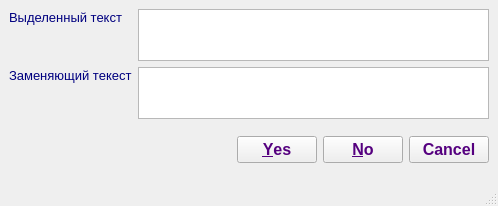
<?xml version="1.0" encoding="UTF-8"?>
<ui version="4.0">
 <class>Dialogue</class>
 <widget class="QMainWindow" name="Dialogue">
  <property name="geometry">
   <rect>
    <x>0</x>
    <y>0</y>
    <width>498</width>
    <height>183</height>
   </rect>
  </property>
  <property name="windowTitle">
   <string>MainWindow</string>
  </property>
  <widget class="QWidget" name="centralwidget">
   <layout class="QGridLayout" name="gridLayout">
    <item row="0" column="0">
     <layout class="QFormLayout" name="formLayout">
      <item row="0" column="0">
       <widget class="QLabel" name="label">
        <property name="sizePolicy">
         <sizepolicy hsizetype="Preferred" vsizetype="Fixed">
          <horstretch>0</horstretch>
          <verstretch>0</verstretch>
         </sizepolicy>
        </property>
        <property name="maximumSize">
         <size>
          <width>256</width>
          <height>17</height>
         </size>
        </property>
        <property name="palette">
         <palette>
          <active>
           <colorrole role="WindowText">
            <brush brushstyle="SolidPattern">
             <color alpha="255">
              <red>0</red>
              <green>0</green>
              <blue>127</blue>
             </color>
            </brush>
           </colorrole>
          </active>
          <inactive>
           <colorrole role="WindowText">
            <brush brushstyle="SolidPattern">
             <color alpha="255">
              <red>0</red>
              <green>0</green>
              <blue>127</blue>
             </color>
            </brush>
           </colorrole>
          </inactive>
          <disabled>
           <colorrole role="WindowText">
            <brush brushstyle="SolidPattern">
             <color alpha="255">
              <red>120</red>
              <green>120</green>
              <blue>120</blue>
             </color>
            </brush>
           </colorrole>
          </disabled>
         </palette>
        </property>
        <property name="font">
         <font>
          <pointsize>10</pointsize>
         </font>
        </property>
        <property name="text">
         <string>Выделенный текст</string>
        </property>
       </widget>
      </item>
      <item row="0" column="1">
       <widget class="QTextBrowser" name="txtBrowSource">
        <property name="sizePolicy">
         <sizepolicy hsizetype="Expanding" vsizetype="Preferred">
          <horstretch>0</horstretch>
          <verstretch>0</verstretch>
         </sizepolicy>
        </property>
        <property name="minimumSize">
         <size>
          <width>0</width>
          <height>52</height>
         </size>
        </property>
        <property name="maximumSize">
         <size>
          <width>1000000</width>
          <height>22</height>
         </size>
        </property>
        <property name="palette">
         <palette>
          <active>
           <colorrole role="WindowText">
            <brush brushstyle="SolidPattern">
             <color alpha="255">
              <red>0</red>
              <green>0</green>
              <blue>0</blue>
             </color>
            </brush>
           </colorrole>
           <colorrole role="Text">
            <brush brushstyle="SolidPattern">
             <color alpha="255">
              <red>0</red>
              <green>0</green>
              <blue>255</blue>
             </color>
            </brush>
           </colorrole>
          </active>
          <inactive>
           <colorrole role="WindowText">
            <brush brushstyle="SolidPattern">
             <color alpha="255">
              <red>0</red>
              <green>0</green>
              <blue>0</blue>
             </color>
            </brush>
           </colorrole>
           <colorrole role="Text">
            <brush brushstyle="SolidPattern">
             <color alpha="255">
              <red>0</red>
              <green>0</green>
              <blue>255</blue>
             </color>
            </brush>
           </colorrole>
          </inactive>
          <disabled>
           <colorrole role="WindowText">
            <brush brushstyle="SolidPattern">
             <color alpha="255">
              <red>120</red>
              <green>120</green>
              <blue>120</blue>
             </color>
            </brush>
           </colorrole>
           <colorrole role="Text">
            <brush brushstyle="SolidPattern">
             <color alpha="255">
              <red>120</red>
              <green>120</green>
              <blue>120</blue>
             </color>
            </brush>
           </colorrole>
          </disabled>
         </palette>
        </property>
        <property name="font">
         <font>
          <pointsize>12</pointsize>
         </font>
        </property>
       </widget>
      </item>
      <item row="1" column="0">
       <widget class="QLabel" name="label_2">
        <property name="sizePolicy">
         <sizepolicy hsizetype="Preferred" vsizetype="Fixed">
          <horstretch>0</horstretch>
          <verstretch>0</verstretch>
         </sizepolicy>
        </property>
        <property name="maximumSize">
         <size>
          <width>256</width>
          <height>17</height>
         </size>
        </property>
        <property name="palette">
         <palette>
          <active>
           <colorrole role="WindowText">
            <brush brushstyle="SolidPattern">
             <color alpha="255">
              <red>0</red>
              <green>0</green>
              <blue>127</blue>
             </color>
            </brush>
           </colorrole>
          </active>
          <inactive>
           <colorrole role="WindowText">
            <brush brushstyle="SolidPattern">
             <color alpha="255">
              <red>0</red>
              <green>0</green>
              <blue>127</blue>
             </color>
            </brush>
           </colorrole>
          </inactive>
          <disabled>
           <colorrole role="WindowText">
            <brush brushstyle="SolidPattern">
             <color alpha="255">
              <red>120</red>
              <green>120</green>
              <blue>120</blue>
             </color>
            </brush>
           </colorrole>
          </disabled>
         </palette>
        </property>
        <property name="font">
         <font>
          <pointsize>10</pointsize>
         </font>
        </property>
        <property name="text">
         <string>Заменяющий текест</string>
        </property>
       </widget>
      </item>
      <item row="1" column="1">
       <widget class="QTextBrowser" name="txtBrowReplace">
        <property name="sizePolicy">
         <sizepolicy hsizetype="Expanding" vsizetype="Expanding">
          <horstretch>0</horstretch>
          <verstretch>0</verstretch>
         </sizepolicy>
        </property>
        <property name="minimumSize">
         <size>
          <width>0</width>
          <height>52</height>
         </size>
        </property>
        <property name="maximumSize">
         <size>
          <width>1000000</width>
          <height>22</height>
         </size>
        </property>
        <property name="palette">
         <palette>
          <active>
           <colorrole role="WindowText">
            <brush brushstyle="SolidPattern">
             <color alpha="255">
              <red>0</red>
              <green>0</green>
              <blue>0</blue>
             </color>
            </brush>
           </colorrole>
           <colorrole role="Text">
            <brush brushstyle="SolidPattern">
             <color alpha="255">
              <red>0</red>
              <green>0</green>
              <blue>255</blue>
             </color>
            </brush>
           </colorrole>
          </active>
          <inactive>
           <colorrole role="WindowText">
            <brush brushstyle="SolidPattern">
             <color alpha="255">
              <red>0</red>
              <green>0</green>
              <blue>0</blue>
             </color>
            </brush>
           </colorrole>
           <colorrole role="Text">
            <brush brushstyle="SolidPattern">
             <color alpha="255">
              <red>0</red>
              <green>0</green>
              <blue>255</blue>
             </color>
            </brush>
           </colorrole>
          </inactive>
          <disabled>
           <colorrole role="WindowText">
            <brush brushstyle="SolidPattern">
             <color alpha="255">
              <red>120</red>
              <green>120</green>
              <blue>120</blue>
             </color>
            </brush>
           </colorrole>
           <colorrole role="Text">
            <brush brushstyle="SolidPattern">
             <color alpha="255">
              <red>120</red>
              <green>120</green>
              <blue>120</blue>
             </color>
            </brush>
           </colorrole>
          </disabled>
         </palette>
        </property>
        <property name="font">
         <font>
          <pointsize>12</pointsize>
         </font>
        </property>
       </widget>
      </item>
      <item row="2" column="0" colspan="2">
       <widget class="QDialogButtonBox" name="buttonBox">
        <property name="minimumSize">
         <size>
          <width>0</width>
          <height>50</height>
         </size>
        </property>
        <property name="maximumSize">
         <size>
          <width>16777215</width>
          <height>16777215</height>
         </size>
        </property>
        <property name="palette">
         <palette>
          <active>
           <colorrole role="ButtonText">
            <brush brushstyle="SolidPattern">
             <color alpha="255">
              <red>85</red>
              <green>0</green>
              <blue>127</blue>
             </color>
            </brush>
           </colorrole>
          </active>
          <inactive>
           <colorrole role="ButtonText">
            <brush brushstyle="SolidPattern">
             <color alpha="255">
              <red>85</red>
              <green>0</green>
              <blue>127</blue>
             </color>
            </brush>
           </colorrole>
          </inactive>
          <disabled>
           <colorrole role="ButtonText">
            <brush brushstyle="SolidPattern">
             <color alpha="255">
              <red>120</red>
              <green>120</green>
              <blue>120</blue>
             </color>
            </brush>
           </colorrole>
          </disabled>
         </palette>
        </property>
        <property name="font">
         <font>
          <pointsize>12</pointsize>
          <weight>75</weight>
          <bold>true</bold>
         </font>
        </property>
        <property name="toolTip">
         <string>&lt;html&gt;&lt;head/&gt;&lt;body&gt;&lt;p&gt;&lt;br/&gt;&lt;/p&gt;&lt;/body&gt;&lt;/html&gt;</string>
        </property>
        <property name="orientation">
         <enum>Qt::Horizontal</enum>
        </property>
        <property name="standardButtons">
         <set>QDialogButtonBox::Cancel|QDialogButtonBox::No|QDialogButtonBox::Yes</set>
        </property>
        <property name="centerButtons">
         <bool>false</bool>
        </property>
       </widget>
      </item>
     </layout>
    </item>
   </layout>
  </widget>
  <widget class="QMenuBar" name="menubar">
   <property name="geometry">
    <rect>
     <x>0</x>
     <y>0</y>
     <width>498</width>
     <height>18</height>
    </rect>
   </property>
  </widget>
  <widget class="QStatusBar" name="statusbar"/>
 </widget>
 <tabstops>
  <tabstop>txtBrowSource</tabstop>
  <tabstop>txtBrowReplace</tabstop>
 </tabstops>
 <resources/>
 <connections/>
</ui>
